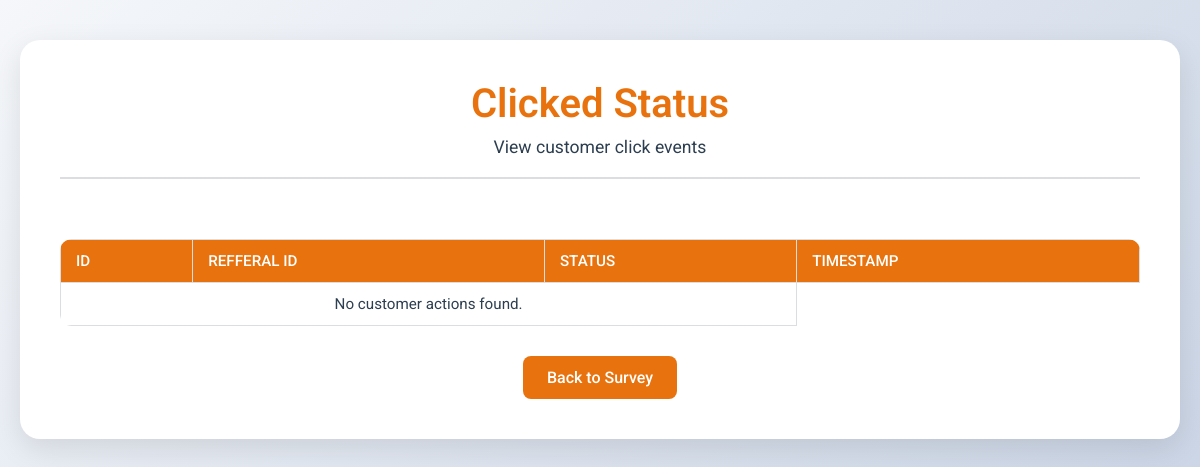
/clicked_status, run on an earlier commit of the app's database.
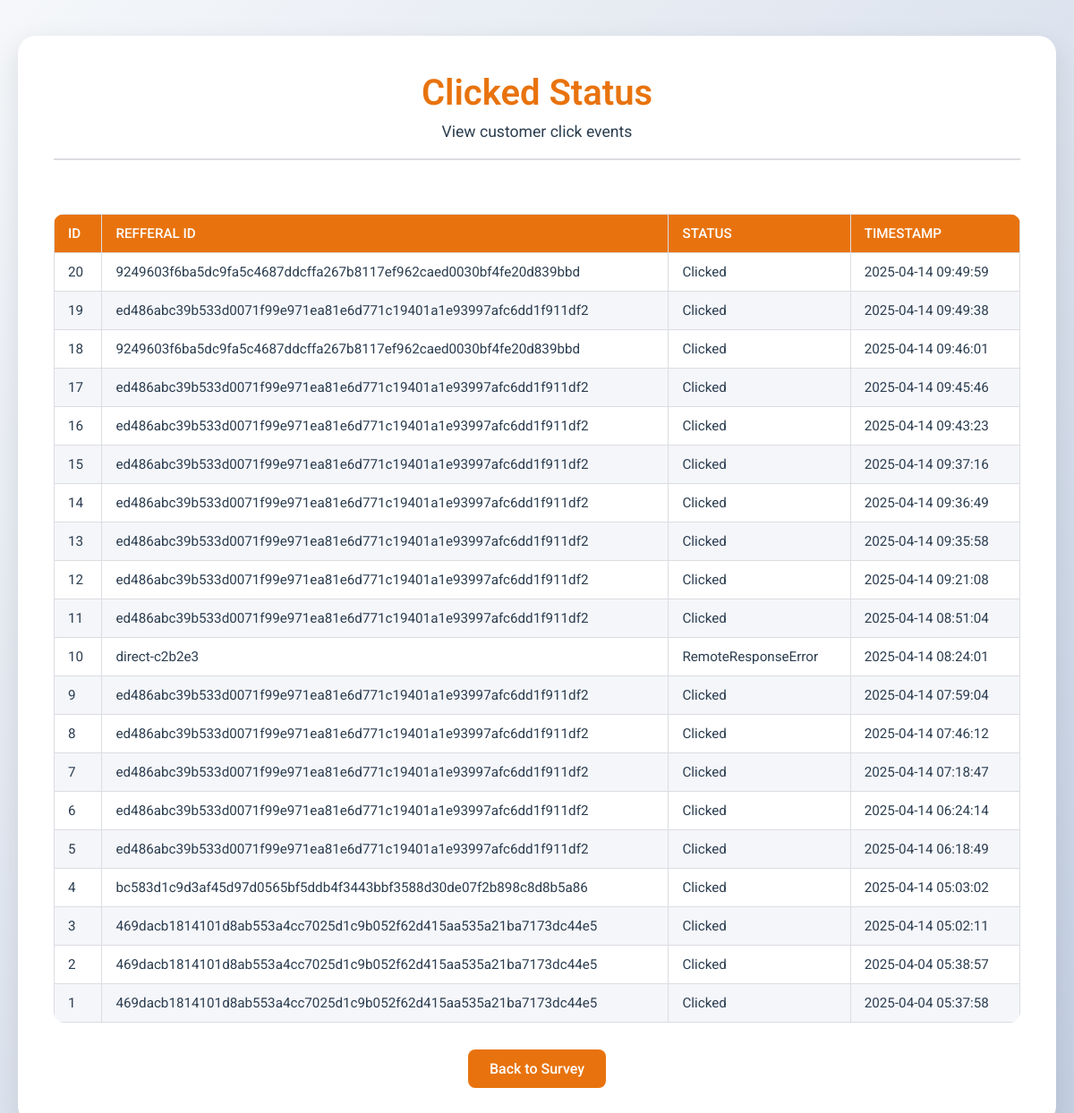
And on a later commit of the database.
### index.py (models this page shows)
class CustomerAction(db.Model):
    __tablename__ = 'customer_action'
    id = db.Column(db.Integer, primary_key=True)
    unique_user_id = db.Column(db.Integer, nullable=True)
    action_type = db.Column(db.String(20), nullable=False)
    referral_id = db.Column(db.String(64), nullable=False)
    timestamp = db.Column(db.DateTime, server_default=db.func.now())

### index.py (the view)
@index_bp.route('/clicked_status')
def clicked_status():
    actions = CustomerAction.query.order_by(CustomerAction.timestamp.desc()).all()
    return render_template('clicked_status.html', actions=actions)

### templates/clicked_status.html (shortened to what this page needs)
<!DOCTYPE html>
<html lang="en">
<head>
</head>
<body>
    <div class="container">
        <div class="header">
            <h1>Clicked Status</h1>
            <p>View customer click events</p>
        </div>
        <div class="table-container">
            <table>
                <thead>
                    <tr>
                        <th>ID</th>
                        <th>Refferal ID</th>
                        <th>Status</th>
                        <th>Timestamp</th>
                    </tr>
                </thead>
                <tbody>
                    {% for action in actions %}
                    <tr>
                        <td>{{ action.id }}</td>
                        <td>{{action.referral_id}}</td>
                        <td>{{ action.action_type }}</td>
                        <td>
                            {% if action.timestamp %}
                                {{ action.timestamp.strftime("%Y-%m-%d %H:%M:%S") }}
                            {% else %}
                                N/A
                            {% endif %}
                        </td>
                    </tr>
                    {% else %}
                    <tr>
                        <td colspan="3" style="text-align: center;">No customer actions found.</td>
                    </tr>
                    {% endfor %}
                </tbody>
            </table>
        </div>
        <div style="text-align: center;">
            <a href="{{ url_for('index_bp.index') }}" class="home-link">Back to Survey</a>
        </div>
    </div>
</body>
</html>

### templates/clicked_status.html (style rules this page uses)
:root { --primary-color: #e8730e; --secondary-color: #f5f6fa; --text-color: #2c3e50; --border-color: #dcdde1; --hover-color: #c13c08; }
* { margin: 0; padding: 0; box-sizing: border-box; font-family: 'Roboto', sans-serif; }
body { background: linear-gradient(135deg, #f5f7fa 0%, #c3cfe2 100%); min-height: 100vh; padding: 40px 20px; color: var(--text-color); }
.container { max-width: 1400px; margin: 0 auto; background: white; padding: 40px; border-radius: 20px; box-shadow: 0 10px 30px rgba(0, 0, 0, 0.1); }
.header { text-align: center; margin-bottom: 40px; padding-bottom: 20px; border-bottom: 2px solid var(--border-color); }
.header h1 { color: var(--primary-color); font-size: 2.5em; margin-bottom: 10px; font-weight: 600; }
.header p { font-size: 1.1em; }
.table-container { overflow-x: auto; margin-top: 30px; }
table { width: 100%; border-collapse: collapse; background: white; border-radius: 12px; overflow: hidden; font-size: 0.95rem; margin-top: 20px; }
th, td { padding: 12px 15px; border: 1px solid var(--border-color); text-align: left; vertical-align: top; }
th { background: var(--primary-color); color: white; font-weight: 500; text-transform: uppercase; }
tr:nth-child(even) { background: var(--secondary-color); }
.home-link { display: inline-block; margin-top: 30px; padding: 12px 24px; background: var(--primary-color); color: white; text-decoration: none; border-radius: 8px; font-weight: 500; transition: background 0.3s ease; }

What changed in the data, as far as the page shows it:
added CustomerAction: id "20", referral_id "9249603f6ba5dc9fa5c4687ddcffa267b8117ef962caed0030bf4fe20d839bbd", action_type "Clicked", timestamp "2025-04-14 09:49:59"
added CustomerAction: id "19", referral_id "ed486abc39b533d0071f99e971ea81e6d771c19401a1e93997afc6dd1f911df2", action_type "Clicked", timestamp "2025-04-14 09:49:38"
added CustomerAction: id "18", referral_id "9249603f6ba5dc9fa5c4687ddcffa267b8117ef962caed0030bf4fe20d839bbd", action_type "Clicked", timestamp "2025-04-14 09:46:01"
added CustomerAction: id "17", referral_id "ed486abc39b533d0071f99e971ea81e6d771c19401a1e93997afc6dd1f911df2", action_type "Clicked", timestamp "2025-04-14 09:45:46"
added CustomerAction: id "16", referral_id "ed486abc39b533d0071f99e971ea81e6d771c19401a1e93997afc6dd1f911df2", action_type "Clicked", timestamp "2025-04-14 09:43:23"
added CustomerAction: id "15", referral_id "ed486abc39b533d0071f99e971ea81e6d771c19401a1e93997afc6dd1f911df2", action_type "Clicked", timestamp "2025-04-14 09:37:16"
added CustomerAction: id "14", referral_id "ed486abc39b533d0071f99e971ea81e6d771c19401a1e93997afc6dd1f911df2", action_type "Clicked", timestamp "2025-04-14 09:36:49"
added CustomerAction: id "13", referral_id "ed486abc39b533d0071f99e971ea81e6d771c19401a1e93997afc6dd1f911df2", action_type "Clicked", timestamp "2025-04-14 09:35:58"
added CustomerAction: id "12", referral_id "ed486abc39b533d0071f99e971ea81e6d771c19401a1e93997afc6dd1f911df2", action_type "Clicked", timestamp "2025-04-14 09:21:08"
added CustomerAction: id "11", referral_id "ed486abc39b533d0071f99e971ea81e6d771c19401a1e93997afc6dd1f911df2", action_type "Clicked", timestamp "2025-04-14 08:51:04"
added CustomerAction: id "10", referral_id "direct-c2b2e3", action_type "RemoteResponseError", timestamp "2025-04-14 08:24:01"
added CustomerAction: id "9", referral_id "ed486abc39b533d0071f99e971ea81e6d771c19401a1e93997afc6dd1f911df2", action_type "Clicked", timestamp "2025-04-14 07:59:04"
added CustomerAction: id "8", referral_id "ed486abc39b533d0071f99e971ea81e6d771c19401a1e93997afc6dd1f911df2", action_type "Clicked", timestamp "2025-04-14 07:46:12"
added CustomerAction: id "7", referral_id "ed486abc39b533d0071f99e971ea81e6d771c19401a1e93997afc6dd1f911df2", action_type "Clicked", timestamp "2025-04-14 07:18:47"
added CustomerAction: id "6", referral_id "ed486abc39b533d0071f99e971ea81e6d771c19401a1e93997afc6dd1f911df2", action_type "Clicked", timestamp "2025-04-14 06:24:14"
added CustomerAction: id "5", referral_id "ed486abc39b533d0071f99e971ea81e6d771c19401a1e93997afc6dd1f911df2", action_type "Clicked", timestamp "2025-04-14 06:18:49"
added CustomerAction: id "4", referral_id "bc583d1c9d3af45d97d0565bf5ddb4f3443bbf3588d30de07f2b898c8d8b5a86", action_type "Clicked", timestamp "2025-04-14 05:03:02"
added CustomerAction: id "3", referral_id "469dacb1814101d8ab553a4cc7025d1c9b052f62d415aa535a21ba7173dc44e5", action_type "Clicked", timestamp "2025-04-14 05:02:11"
added CustomerAction: id "2", referral_id "469dacb1814101d8ab553a4cc7025d1c9b052f62d415aa535a21ba7173dc44e5", action_type "Clicked", timestamp "2025-04-04 05:38:57"
added CustomerAction: id "1", referral_id "469dacb1814101d8ab553a4cc7025d1c9b052f62d415aa535a21ba7173dc44e5", action_type "Clicked", timestamp "2025-04-04 05:37:58"
Also different on the page:
text no longer shown: "No customer actions found."
